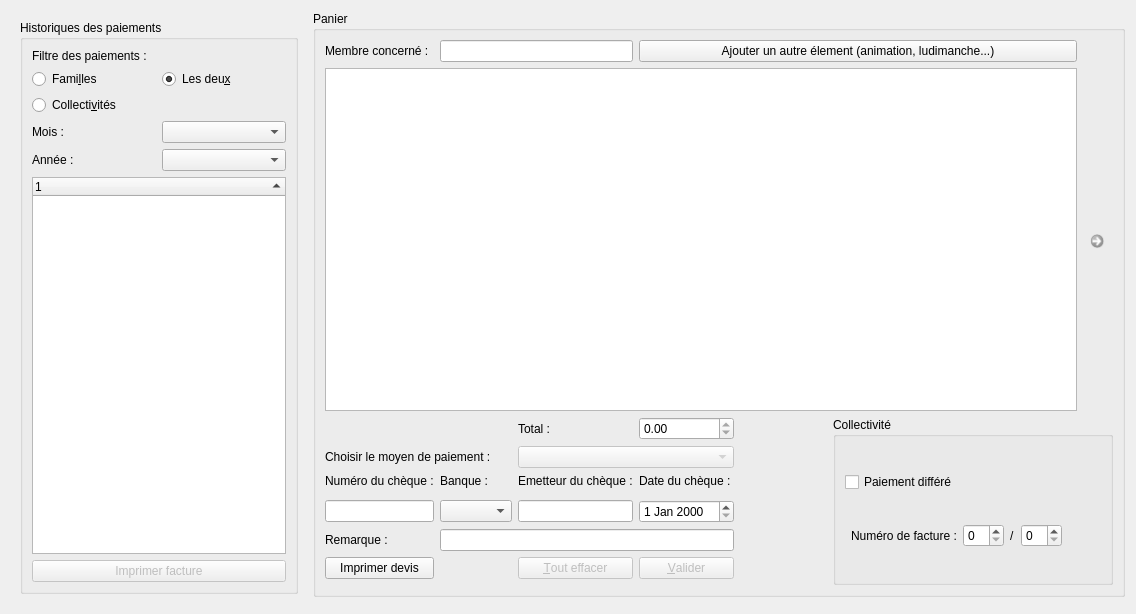
<?xml version="1.0" encoding="UTF-8"?>
<ui version="4.0">
 <class>F_Panier</class>
 <widget class="QWidget" name="F_Panier">
  <property name="geometry">
   <rect>
    <x>0</x>
    <y>0</y>
    <width>1136</width>
    <height>614</height>
   </rect>
  </property>
  <property name="minimumSize">
   <size>
    <width>1000</width>
    <height>503</height>
   </size>
  </property>
  <property name="maximumSize">
   <size>
    <width>16777215</width>
    <height>16777215</height>
   </size>
  </property>
  <property name="windowTitle">
   <string>Dialog</string>
  </property>
  <property name="windowIcon">
   <iconset resource="ImagesIcones.qrc">
    <normaloff>:/Paiement.png</normaloff>:/Paiement.png</iconset>
  </property>
  <layout class="QGridLayout" name="gridLayout_2">
   <item row="0" column="1" rowspan="2">
    <widget class="QWidget" name="gridWidget" native="true">
     <property name="minimumSize">
      <size>
       <width>0</width>
       <height>0</height>
      </size>
     </property>
     <layout class="QGridLayout" name="gridLayout_3">
      <property name="sizeConstraint">
       <enum>QLayout::SetMinimumSize</enum>
      </property>
      <item row="0" column="0">
       <widget class="QGroupBox" name="groupBox">
        <property name="title">
         <string>Historiques des paiements</string>
        </property>
        <layout class="QGridLayout" name="gridLayout_5">
         <item row="1" column="0">
          <widget class="QRadioButton" name="rB_Familles">
           <property name="text">
            <string>Fami&amp;lles</string>
           </property>
           <property name="checked">
            <bool>false</bool>
           </property>
          </widget>
         </item>
         <item row="1" column="1">
          <widget class="QRadioButton" name="rB_Les_deux">
           <property name="text">
            <string>Les deu&amp;x</string>
           </property>
           <property name="checked">
            <bool>true</bool>
           </property>
          </widget>
         </item>
         <item row="4" column="0">
          <widget class="QLabel" name="label_8">
           <property name="text">
            <string>Mois :</string>
           </property>
          </widget>
         </item>
         <item row="4" column="1">
          <widget class="QComboBox" name="CBx_Mois"/>
         </item>
         <item row="11" column="0" colspan="2">
          <widget class="QPushButton" name="Bt_ImprimerFacture">
           <property name="enabled">
            <bool>false</bool>
           </property>
           <property name="text">
            <string>Imprimer facture</string>
           </property>
           <property name="checkable">
            <bool>false</bool>
           </property>
           <property name="checked">
            <bool>false</bool>
           </property>
          </widget>
         </item>
         <item row="0" column="0" colspan="2">
          <widget class="QLabel" name="label_5">
           <property name="text">
            <string>Filtre des paiements :</string>
           </property>
          </widget>
         </item>
         <item row="3" column="0" colspan="2">
          <widget class="QRadioButton" name="rB_Collectivites">
           <property name="text">
            <string>Collecti&amp;vités</string>
           </property>
          </widget>
         </item>
         <item row="6" column="0" colspan="2">
          <widget class="QTreeWidget" name="TW_Paiements">
           <property name="editTriggers">
            <set>QAbstractItemView::NoEditTriggers</set>
           </property>
           <property name="alternatingRowColors">
            <bool>true</bool>
           </property>
           <property name="sortingEnabled">
            <bool>true</bool>
           </property>
           <column>
            <property name="text">
             <string notr="true">1</string>
            </property>
           </column>
          </widget>
         </item>
         <item row="5" column="0">
          <widget class="QLabel" name="label_2">
           <property name="text">
            <string>Année :</string>
           </property>
          </widget>
         </item>
         <item row="5" column="1">
          <widget class="QComboBox" name="CBx_Annee"/>
         </item>
        </layout>
       </widget>
      </item>
     </layout>
    </widget>
   </item>
   <item row="0" column="3">
    <widget class="QGroupBox" name="groupBox_2">
     <property name="title">
      <string>Panier</string>
     </property>
     <layout class="QGridLayout" name="gridLayout_6">
      <item row="5" column="0">
       <widget class="QLabel" name="Lb_NumCheque">
        <property name="text">
         <string>Numéro du chèque :</string>
        </property>
       </widget>
      </item>
      <item row="4" column="0" colspan="2">
       <widget class="QLabel" name="label_3">
        <property name="text">
         <string>Choisir le moyen de paiement :</string>
        </property>
       </widget>
      </item>
      <item row="8" column="0">
       <widget class="QLabel" name="Lb_Remarque">
        <property name="text">
         <string>Remarque :</string>
        </property>
       </widget>
      </item>
      <item row="5" column="1">
       <widget class="QLabel" name="Lb_Banque">
        <property name="text">
         <string>Banque :</string>
        </property>
       </widget>
      </item>
      <item row="3" column="2">
       <widget class="QLabel" name="label">
        <property name="text">
         <string>Total :</string>
        </property>
       </widget>
      </item>
      <item row="0" column="1" colspan="2">
       <widget class="QLineEdit" name="Le_NomMembre">
        <property name="readOnly">
         <bool>true</bool>
        </property>
       </widget>
      </item>
      <item row="7" column="3">
       <widget class="QDateEdit" name="DtE_DateCheque"/>
      </item>
      <item row="2" column="0" colspan="6">
       <widget class="QTableView" name="TbV_Panier">
        <property name="minimumSize">
         <size>
          <width>0</width>
          <height>0</height>
         </size>
        </property>
        <property name="alternatingRowColors">
         <bool>true</bool>
        </property>
        <property name="selectionMode">
         <enum>QAbstractItemView::SingleSelection</enum>
        </property>
        <property name="selectionBehavior">
         <enum>QAbstractItemView::SelectRows</enum>
        </property>
        <property name="sortingEnabled">
         <bool>true</bool>
        </property>
       </widget>
      </item>
      <item row="7" column="1">
       <widget class="QComboBox" name="CBx_Banque"/>
      </item>
      <item row="7" column="2">
       <widget class="QLineEdit" name="Le_Emetteur"/>
      </item>
      <item row="3" column="3">
       <widget class="QDoubleSpinBox" name="SBx_Total">
        <property name="enabled">
         <bool>true</bool>
        </property>
        <property name="readOnly">
         <bool>true</bool>
        </property>
        <property name="maximum">
         <double>999999999.990000009536743</double>
        </property>
       </widget>
      </item>
      <item row="8" column="1" colspan="3">
       <widget class="QLineEdit" name="LE_Remarque"/>
      </item>
      <item row="9" column="3">
       <widget class="QPushButton" name="Bt_OK">
        <property name="enabled">
         <bool>false</bool>
        </property>
        <property name="text">
         <string>&amp;Valider</string>
        </property>
       </widget>
      </item>
      <item row="5" column="2">
       <widget class="QLabel" name="Lb_Emetteur">
        <property name="text">
         <string>Emetteur du chèque :</string>
        </property>
       </widget>
      </item>
      <item row="0" column="0">
       <widget class="QLabel" name="label_4">
        <property name="text">
         <string>Membre concerné :</string>
        </property>
       </widget>
      </item>
      <item row="7" column="0">
       <widget class="QLineEdit" name="Le_NumCheque"/>
      </item>
      <item row="5" column="3">
       <widget class="QLabel" name="Lb_DateCheque">
        <property name="text">
         <string>Date du chèque :</string>
        </property>
       </widget>
      </item>
      <item row="9" column="2">
       <widget class="QPushButton" name="Bt_Effacer">
        <property name="enabled">
         <bool>false</bool>
        </property>
        <property name="text">
         <string>&amp;Tout effacer</string>
        </property>
       </widget>
      </item>
      <item row="9" column="0">
       <widget class="QPushButton" name="Bt_ImprimerDevis">
        <property name="text">
         <string>Imprimer devis</string>
        </property>
       </widget>
      </item>
      <item row="4" column="2" colspan="2">
       <widget class="QComboBox" name="CBx_ModePaiement">
        <property name="enabled">
         <bool>false</bool>
        </property>
       </widget>
      </item>
      <item row="0" column="3" colspan="3">
       <widget class="QPushButton" name="Bt_AjoutAnimation">
        <property name="enabled">
         <bool>true</bool>
        </property>
        <property name="text">
         <string>Ajouter un autre élement (animation, ludimanche...)</string>
        </property>
       </widget>
      </item>
      <item row="2" column="6">
       <widget class="QCommandLinkButton" name="Bt_SupprimerItemPanier">
        <property name="enabled">
         <bool>false</bool>
        </property>
        <property name="maximumSize">
         <size>
          <width>30</width>
          <height>30</height>
         </size>
        </property>
        <property name="toolTip">
         <string>&lt;html&gt;&lt;head/&gt;&lt;body&gt;&lt;p&gt;Ne plus utiliser la carte de paiement choisie&lt;/p&gt;&lt;/body&gt;&lt;/html&gt;</string>
        </property>
        <property name="text">
         <string/>
        </property>
        <property name="icon">
         <iconset resource="ImagesIcones.qrc">
          <normaloff>:/Supprimer.png</normaloff>:/Supprimer.png</iconset>
        </property>
        <property name="iconSize">
         <size>
          <width>15</width>
          <height>15</height>
         </size>
        </property>
       </widget>
      </item>
      <item row="3" column="5" rowspan="8" colspan="2">
       <widget class="QGroupBox" name="GB_Collectivite">
        <property name="title">
         <string>Collectivité</string>
        </property>
        <layout class="QGridLayout" name="gridLayout_4">
         <item row="2" column="5">
          <spacer name="horizontalSpacer">
           <property name="orientation">
            <enum>Qt::Horizontal</enum>
           </property>
           <property name="sizeHint" stdset="0">
            <size>
             <width>40</width>
             <height>20</height>
            </size>
           </property>
          </spacer>
         </item>
         <item row="0" column="0" colspan="3">
          <widget class="QCheckBox" name="CB_PaiementDiffere">
           <property name="text">
            <string>Paiement différé</string>
           </property>
          </widget>
         </item>
         <item row="2" column="3">
          <widget class="QLabel" name="label_7">
           <property name="text">
            <string>/</string>
           </property>
          </widget>
         </item>
         <item row="2" column="1">
          <widget class="QLabel" name="label_6">
           <property name="text">
            <string>Numéro de facture :</string>
           </property>
          </widget>
         </item>
         <item row="2" column="2">
          <widget class="QSpinBox" name="SB_NumFacture"/>
         </item>
         <item row="2" column="4">
          <widget class="QSpinBox" name="SB_AnneeFacture"/>
         </item>
        </layout>
       </widget>
      </item>
     </layout>
    </widget>
   </item>
  </layout>
 </widget>
 <resources>
  <include location="ImagesIcones.qrc"/>
 </resources>
 <connections/>
</ui>
